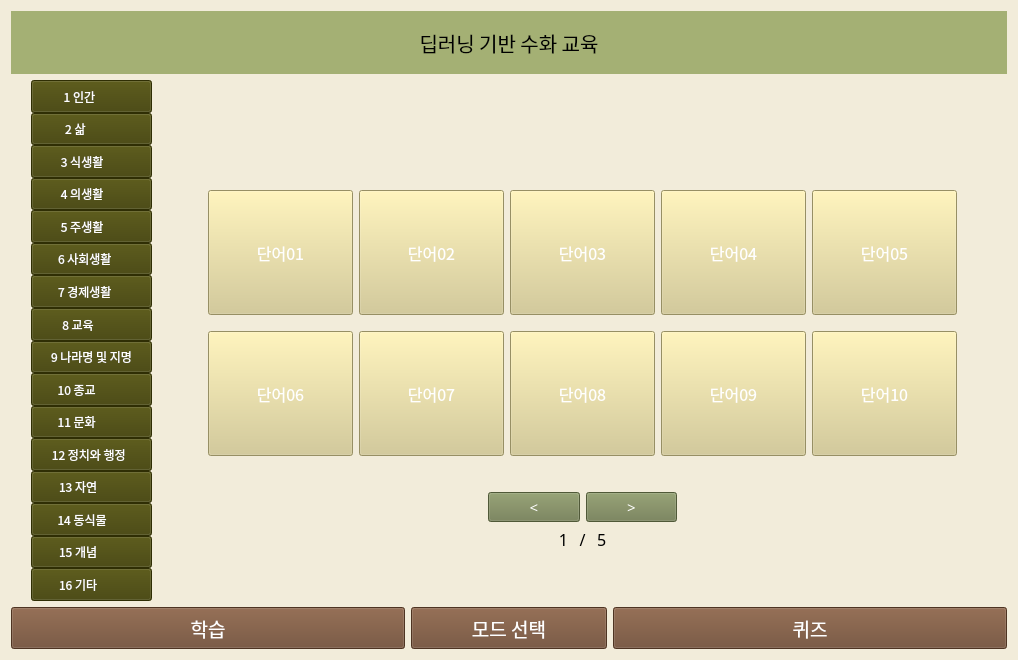
<?xml version="1.0" encoding="UTF-8"?>
<ui version="4.0">
 <class>Form</class>
 <widget class="QWidget" name="Form">
  <property name="geometry">
   <rect>
    <x>0</x>
    <y>0</y>
    <width>1018</width>
    <height>660</height>
   </rect>
  </property>
  <property name="windowTitle">
   <string>Form</string>
  </property>
  <property name="styleSheet">
   <string notr="true">background-color:rgb(242, 236, 218)</string>
  </property>
  <layout class="QGridLayout" name="gridLayout_2">
   <item row="0" column="0">
    <layout class="QGridLayout" name="gridLayout_3">
     <item row="0" column="0">
      <layout class="QGridLayout" name="gridLayout" rowstretch="0,3,25,2">
       <item row="1" column="0">
        <layout class="QHBoxLayout" name="horizontalLayout1">
         <item>
          <widget class="QLabel" name="label">
           <property name="font">
            <font>
             <family>한컴 윤고딕 240</family>
             <pointsize>15</pointsize>
            </font>
           </property>
           <property name="styleSheet">
            <string notr="true">background-color:rgb(164, 176, 116)</string>
           </property>
           <property name="text">
            <string>딥러닝 기반 수화 교육</string>
           </property>
           <property name="alignment">
            <set>Qt::AlignCenter</set>
           </property>
          </widget>
         </item>
        </layout>
       </item>
       <item row="2" column="0">
        <layout class="QHBoxLayout" name="horizontalLayout2" stretch="1,6">
         <item>
          <layout class="QVBoxLayout" name="verticalLayout">
           <property name="spacing">
            <number>0</number>
           </property>
           <property name="leftMargin">
            <number>20</number>
           </property>
           <item>
            <widget class="QPushButton" name="btn_cate01">
             <property name="sizePolicy">
              <sizepolicy hsizetype="Minimum" vsizetype="Expanding">
               <horstretch>0</horstretch>
               <verstretch>0</verstretch>
              </sizepolicy>
             </property>
             <property name="font">
              <font>
               <family>한컴 윤고딕 230</family>
              </font>
             </property>
             <property name="styleSheet">
              <string notr="true">QPushButton{
	color: white;
	background-color: rgb(66, 65, 6);
}

QPushButton:hover{
          color: rgb(66, 65, 6);
          background: transparent;
          border: 2px solid dark green;
          border-radius: 1px;
}</string>
             </property>
             <property name="text">
              <string>1 인간         </string>
             </property>
            </widget>
           </item>
           <item>
            <widget class="QPushButton" name="btn_cate02">
             <property name="sizePolicy">
              <sizepolicy hsizetype="Minimum" vsizetype="Expanding">
               <horstretch>0</horstretch>
               <verstretch>0</verstretch>
              </sizepolicy>
             </property>
             <property name="font">
              <font>
               <family>한컴 윤고딕 230</family>
              </font>
             </property>
             <property name="styleSheet">
              <string notr="true">QPushButton{
	color: white;
	background-color: rgb(66, 65, 6);
}

QPushButton:hover{
          color: rgb(66, 65, 6);
          background: transparent;
          border: 2px solid dark green;
          border-radius: 1px;
}</string>
             </property>
             <property name="text">
              <string>2 삶            </string>
             </property>
            </widget>
           </item>
           <item>
            <widget class="QPushButton" name="btn_cate03">
             <property name="sizePolicy">
              <sizepolicy hsizetype="Minimum" vsizetype="Expanding">
               <horstretch>0</horstretch>
               <verstretch>0</verstretch>
              </sizepolicy>
             </property>
             <property name="font">
              <font>
               <family>한컴 윤고딕 230</family>
              </font>
             </property>
             <property name="styleSheet">
              <string notr="true">QPushButton{
	color: white;
	background-color: rgb(66, 65, 6);
}

QPushButton:hover{
          color: rgb(66, 65, 6);
          background: transparent;
          border: 2px solid dark green;
          border-radius: 1px;
}</string>
             </property>
             <property name="text">
              <string>3 식생활       </string>
             </property>
            </widget>
           </item>
           <item>
            <widget class="QPushButton" name="btn_cate04">
             <property name="sizePolicy">
              <sizepolicy hsizetype="Minimum" vsizetype="Expanding">
               <horstretch>0</horstretch>
               <verstretch>0</verstretch>
              </sizepolicy>
             </property>
             <property name="font">
              <font>
               <family>한컴 윤고딕 230</family>
              </font>
             </property>
             <property name="styleSheet">
              <string notr="true">QPushButton{
	color: white;
	background-color: rgb(66, 65, 6);
}

QPushButton:hover{
          color: rgb(66, 65, 6);
          background: transparent;
          border: 2px solid dark green;
          border-radius: 1px;
}</string>
             </property>
             <property name="text">
              <string>4 의생활       </string>
             </property>
            </widget>
           </item>
           <item>
            <widget class="QPushButton" name="btn_cate05">
             <property name="sizePolicy">
              <sizepolicy hsizetype="Minimum" vsizetype="Expanding">
               <horstretch>0</horstretch>
               <verstretch>0</verstretch>
              </sizepolicy>
             </property>
             <property name="font">
              <font>
               <family>한컴 윤고딕 230</family>
              </font>
             </property>
             <property name="styleSheet">
              <string notr="true">QPushButton{
	color: white;
	background-color: rgb(66, 65, 6);
}

QPushButton:hover{
          color: rgb(66, 65, 6);
          background: transparent;
          border: 2px solid dark green;
          border-radius: 1px;
}</string>
             </property>
             <property name="text">
              <string>5 주생활       </string>
             </property>
            </widget>
           </item>
           <item>
            <widget class="QPushButton" name="btn_cate06">
             <property name="sizePolicy">
              <sizepolicy hsizetype="Minimum" vsizetype="Expanding">
               <horstretch>0</horstretch>
               <verstretch>0</verstretch>
              </sizepolicy>
             </property>
             <property name="font">
              <font>
               <family>한컴 윤고딕 230</family>
              </font>
             </property>
             <property name="styleSheet">
              <string notr="true">QPushButton{
	color: white;
	background-color: rgb(66, 65, 6);
}

QPushButton:hover{
          color: rgb(66, 65, 6);
          background: transparent;
          border: 2px solid dark green;
          border-radius: 1px;
}</string>
             </property>
             <property name="text">
              <string>6 사회생활     </string>
             </property>
            </widget>
           </item>
           <item>
            <widget class="QPushButton" name="btn_cate07">
             <property name="sizePolicy">
              <sizepolicy hsizetype="Minimum" vsizetype="Expanding">
               <horstretch>0</horstretch>
               <verstretch>0</verstretch>
              </sizepolicy>
             </property>
             <property name="font">
              <font>
               <family>한컴 윤고딕 230</family>
              </font>
             </property>
             <property name="styleSheet">
              <string notr="true">QPushButton{
	color: white;
	background-color: rgb(66, 65, 6);
}

QPushButton:hover{
          color: rgb(66, 65, 6);
          background: transparent;
          border: 2px solid dark green;
          border-radius: 1px;
}</string>
             </property>
             <property name="text">
              <string>7 경제생활     </string>
             </property>
            </widget>
           </item>
           <item>
            <widget class="QPushButton" name="btn_cate08">
             <property name="sizePolicy">
              <sizepolicy hsizetype="Minimum" vsizetype="Expanding">
               <horstretch>0</horstretch>
               <verstretch>0</verstretch>
              </sizepolicy>
             </property>
             <property name="font">
              <font>
               <family>한컴 윤고딕 230</family>
              </font>
             </property>
             <property name="styleSheet">
              <string notr="true">QPushButton{
	color: white;
	background-color: rgb(66, 65, 6);
}

QPushButton:hover{
          color: rgb(66, 65, 6);
          background: transparent;
          border: 2px solid dark green;
          border-radius: 1px;
}</string>
             </property>
             <property name="text">
              <string>8 교육          </string>
             </property>
            </widget>
           </item>
           <item>
            <widget class="QPushButton" name="btn_cate09">
             <property name="sizePolicy">
              <sizepolicy hsizetype="Minimum" vsizetype="Expanding">
               <horstretch>0</horstretch>
               <verstretch>0</verstretch>
              </sizepolicy>
             </property>
             <property name="font">
              <font>
               <family>한컴 윤고딕 230</family>
              </font>
             </property>
             <property name="styleSheet">
              <string notr="true">QPushButton{
	color: white;
	background-color: rgb(66, 65, 6);
}

QPushButton:hover{
          color: rgb(66, 65, 6);
          background: transparent;
          border: 2px solid dark green;
          border-radius: 1px;
}</string>
             </property>
             <property name="text">
              <string>9 나라명 및 지명</string>
             </property>
            </widget>
           </item>
           <item>
            <widget class="QPushButton" name="btn_cate10">
             <property name="sizePolicy">
              <sizepolicy hsizetype="Minimum" vsizetype="Expanding">
               <horstretch>0</horstretch>
               <verstretch>0</verstretch>
              </sizepolicy>
             </property>
             <property name="font">
              <font>
               <family>한컴 윤고딕 230</family>
              </font>
             </property>
             <property name="styleSheet">
              <string notr="true">QPushButton{
	color: white;
	background-color: rgb(66, 65, 6);
}

QPushButton:hover{
          color: rgb(66, 65, 6);
          background: transparent;
          border: 2px solid dark green;
          border-radius: 1px;
}</string>
             </property>
             <property name="text">
              <string>10 종교           </string>
             </property>
            </widget>
           </item>
           <item>
            <widget class="QPushButton" name="btn_cate11">
             <property name="sizePolicy">
              <sizepolicy hsizetype="Minimum" vsizetype="Expanding">
               <horstretch>0</horstretch>
               <verstretch>0</verstretch>
              </sizepolicy>
             </property>
             <property name="font">
              <font>
               <family>한컴 윤고딕 230</family>
              </font>
             </property>
             <property name="styleSheet">
              <string notr="true">QPushButton{
	color: white;
	background-color: rgb(66, 65, 6);
}

QPushButton:hover{
          color: rgb(66, 65, 6);
          background: transparent;
          border: 2px solid dark green;
          border-radius: 1px;
}</string>
             </property>
             <property name="text">
              <string>11 문화           </string>
             </property>
            </widget>
           </item>
           <item>
            <widget class="QPushButton" name="btn_cate12">
             <property name="sizePolicy">
              <sizepolicy hsizetype="Minimum" vsizetype="Expanding">
               <horstretch>0</horstretch>
               <verstretch>0</verstretch>
              </sizepolicy>
             </property>
             <property name="font">
              <font>
               <family>한컴 윤고딕 230</family>
              </font>
             </property>
             <property name="styleSheet">
              <string notr="true">QPushButton{
	color: white;
	background-color: rgb(66, 65, 6);
}

QPushButton:hover{
          color: rgb(66, 65, 6);
          background: transparent;
          border: 2px solid dark green;
          border-radius: 1px;
}</string>
             </property>
             <property name="text">
              <string>12 정치와 행정  </string>
             </property>
            </widget>
           </item>
           <item>
            <widget class="QPushButton" name="btn_cate13">
             <property name="sizePolicy">
              <sizepolicy hsizetype="Minimum" vsizetype="Expanding">
               <horstretch>0</horstretch>
               <verstretch>0</verstretch>
              </sizepolicy>
             </property>
             <property name="font">
              <font>
               <family>한컴 윤고딕 230</family>
              </font>
             </property>
             <property name="styleSheet">
              <string notr="true">QPushButton{
	color: white;
	background-color: rgb(66, 65, 6);
}

QPushButton:hover{
          color: rgb(66, 65, 6);
          background: transparent;
          border: 2px solid dark green;
          border-radius: 1px;
}</string>
             </property>
             <property name="text">
              <string>13 자연          </string>
             </property>
            </widget>
           </item>
           <item>
            <widget class="QPushButton" name="btn_cate14">
             <property name="sizePolicy">
              <sizepolicy hsizetype="Minimum" vsizetype="Expanding">
               <horstretch>0</horstretch>
               <verstretch>0</verstretch>
              </sizepolicy>
             </property>
             <property name="font">
              <font>
               <family>한컴 윤고딕 230</family>
              </font>
             </property>
             <property name="styleSheet">
              <string notr="true">QPushButton{
	color: white;
	background-color: rgb(66, 65, 6);
}

QPushButton:hover{
          color: rgb(66, 65, 6);
          background: transparent;
          border: 2px solid dark green;
          border-radius: 1px;
}</string>
             </property>
             <property name="text">
              <string>14 동식물       </string>
             </property>
            </widget>
           </item>
           <item>
            <widget class="QPushButton" name="btn_cate15">
             <property name="sizePolicy">
              <sizepolicy hsizetype="Minimum" vsizetype="Expanding">
               <horstretch>0</horstretch>
               <verstretch>0</verstretch>
              </sizepolicy>
             </property>
             <property name="font">
              <font>
               <family>한컴 윤고딕 230</family>
              </font>
             </property>
             <property name="styleSheet">
              <string notr="true">QPushButton{
	color: white;
	background-color: rgb(66, 65, 6);
}

QPushButton:hover{
          color: rgb(66, 65, 6);
          background: transparent;
          border: 2px solid dark green;
          border-radius: 1px;
}</string>
             </property>
             <property name="text">
              <string>15 개념          </string>
             </property>
            </widget>
           </item>
           <item>
            <widget class="QPushButton" name="btn_cate16">
             <property name="sizePolicy">
              <sizepolicy hsizetype="Minimum" vsizetype="Expanding">
               <horstretch>0</horstretch>
               <verstretch>0</verstretch>
              </sizepolicy>
             </property>
             <property name="font">
              <font>
               <family>한컴 윤고딕 230</family>
              </font>
             </property>
             <property name="styleSheet">
              <string notr="true">QPushButton{
	color: white;
	background-color: rgb(66, 65, 6);
}

QPushButton:hover{
          color: rgb(66, 65, 6);
          background: transparent;
          border: 2px solid dark green;
          border-radius: 1px;
}</string>
             </property>
             <property name="text">
              <string>16 기타          </string>
             </property>
            </widget>
           </item>
          </layout>
         </item>
         <item>
          <layout class="QVBoxLayout" name="verticalLayout_2" stretch="8,8,1,1">
           <property name="topMargin">
            <number>80</number>
           </property>
           <property name="bottomMargin">
            <number>50</number>
           </property>
           <item>
            <layout class="QHBoxLayout" name="horizontalLayout" stretch="1,1,1,1,1">
             <property name="leftMargin">
              <number>50</number>
             </property>
             <property name="topMargin">
              <number>30</number>
             </property>
             <property name="rightMargin">
              <number>50</number>
             </property>
             <property name="bottomMargin">
              <number>5</number>
             </property>
             <item>
              <widget class="QPushButton" name="btn_word01">
               <property name="sizePolicy">
                <sizepolicy hsizetype="MinimumExpanding" vsizetype="MinimumExpanding">
                 <horstretch>0</horstretch>
                 <verstretch>0</verstretch>
                </sizepolicy>
               </property>
               <property name="font">
                <font>
                 <family>한컴 윤고딕 230</family>
                 <pointsize>12</pointsize>
                </font>
               </property>
               <property name="styleSheet">
                <string notr="true">QPushButton{
	color: white;
	background-color: rgb(212, 200, 140)
}

QPushButton:hover{
          color: rgb(118, 111, 78);
          background: transparent;
          border: 2px solid dark yellow;
          border-radius: 1px;
}</string>
               </property>
               <property name="text">
                <string>단어01</string>
               </property>
              </widget>
             </item>
             <item>
              <widget class="QPushButton" name="btn_word02">
               <property name="sizePolicy">
                <sizepolicy hsizetype="MinimumExpanding" vsizetype="MinimumExpanding">
                 <horstretch>0</horstretch>
                 <verstretch>0</verstretch>
                </sizepolicy>
               </property>
               <property name="font">
                <font>
                 <family>한컴 윤고딕 230</family>
                 <pointsize>12</pointsize>
                </font>
               </property>
               <property name="styleSheet">
                <string notr="true">QPushButton{
	color: white;
	background-color: rgb(212, 200, 140)
}

QPushButton:hover{
          color: rgb(118, 111, 78);
          background: transparent;
          border: 2px solid dark yellow;
          border-radius: 1px;
}</string>
               </property>
               <property name="text">
                <string>단어02</string>
               </property>
              </widget>
             </item>
             <item>
              <widget class="QPushButton" name="btn_word03">
               <property name="sizePolicy">
                <sizepolicy hsizetype="MinimumExpanding" vsizetype="MinimumExpanding">
                 <horstretch>0</horstretch>
                 <verstretch>0</verstretch>
                </sizepolicy>
               </property>
               <property name="font">
                <font>
                 <family>한컴 윤고딕 230</family>
                 <pointsize>12</pointsize>
                </font>
               </property>
               <property name="styleSheet">
                <string notr="true">QPushButton{
	color: white;
	background-color: rgb(212, 200, 140)
}

QPushButton:hover{
          color: rgb(118, 111, 78);
          background: transparent;
          border: 2px solid dark yellow;
          border-radius: 1px;
}</string>
               </property>
               <property name="text">
                <string>단어03</string>
               </property>
              </widget>
             </item>
             <item>
              <widget class="QPushButton" name="btn_word04">
               <property name="sizePolicy">
                <sizepolicy hsizetype="MinimumExpanding" vsizetype="MinimumExpanding">
                 <horstretch>0</horstretch>
                 <verstretch>0</verstretch>
                </sizepolicy>
               </property>
               <property name="font">
                <font>
                 <family>한컴 윤고딕 230</family>
                 <pointsize>12</pointsize>
                </font>
               </property>
               <property name="styleSheet">
                <string notr="true">QPushButton{
	color: white;
	background-color: rgb(212, 200, 140)
}

QPushButton:hover{
          color: rgb(118, 111, 78);
          background: transparent;
          border: 2px solid dark yellow;
          border-radius: 1px;
}</string>
               </property>
               <property name="text">
                <string>단어04</string>
               </property>
              </widget>
             </item>
             <item>
              <widget class="QPushButton" name="btn_word05">
               <property name="sizePolicy">
                <sizepolicy hsizetype="MinimumExpanding" vsizetype="MinimumExpanding">
                 <horstretch>0</horstretch>
                 <verstretch>0</verstretch>
                </sizepolicy>
               </property>
               <property name="font">
                <font>
                 <family>한컴 윤고딕 230</family>
                 <pointsize>12</pointsize>
                </font>
               </property>
               <property name="styleSheet">
                <string notr="true">QPushButton{
	color: white;
	background-color: rgb(212, 200, 140)
}

QPushButton:hover{
          color: rgb(118, 111, 78);
          background: transparent;
          border: 2px solid dark yellow;
          border-radius: 1px;
}</string>
               </property>
               <property name="text">
                <string>단어05</string>
               </property>
              </widget>
             </item>
            </layout>
           </item>
           <item>
            <layout class="QHBoxLayout" name="horizontalLayout_2" stretch="1,1,1,1,1">
             <property name="leftMargin">
              <number>50</number>
             </property>
             <property name="topMargin">
              <number>5</number>
             </property>
             <property name="rightMargin">
              <number>50</number>
             </property>
             <property name="bottomMargin">
              <number>30</number>
             </property>
             <item>
              <widget class="QPushButton" name="btn_word06">
               <property name="sizePolicy">
                <sizepolicy hsizetype="MinimumExpanding" vsizetype="MinimumExpanding">
                 <horstretch>0</horstretch>
                 <verstretch>0</verstretch>
                </sizepolicy>
               </property>
               <property name="font">
                <font>
                 <family>한컴 윤고딕 230</family>
                 <pointsize>12</pointsize>
                </font>
               </property>
               <property name="styleSheet">
                <string notr="true">QPushButton{
	color: white;
	background-color: rgb(212, 200, 140)
}

QPushButton:hover{
          color: rgb(118, 111, 78);
          background: transparent;
          border: 2px solid dark yellow;
          border-radius: 1px;
}</string>
               </property>
               <property name="text">
                <string>단어06</string>
               </property>
              </widget>
             </item>
             <item>
              <widget class="QPushButton" name="btn_word07">
               <property name="sizePolicy">
                <sizepolicy hsizetype="MinimumExpanding" vsizetype="MinimumExpanding">
                 <horstretch>0</horstretch>
                 <verstretch>0</verstretch>
                </sizepolicy>
               </property>
               <property name="font">
                <font>
                 <family>한컴 윤고딕 230</family>
                 <pointsize>12</pointsize>
                </font>
               </property>
               <property name="styleSheet">
                <string notr="true">QPushButton{
	color: white;
	background-color: rgb(212, 200, 140)
}

QPushButton:hover{
          color: rgb(118, 111, 78);
          background: transparent;
          border: 2px solid dark yellow;
          border-radius: 1px;
}</string>
               </property>
               <property name="text">
                <string>단어07</string>
               </property>
              </widget>
             </item>
             <item>
              <widget class="QPushButton" name="btn_word08">
               <property name="sizePolicy">
                <sizepolicy hsizetype="MinimumExpanding" vsizetype="MinimumExpanding">
                 <horstretch>0</horstretch>
                 <verstretch>0</verstretch>
                </sizepolicy>
               </property>
               <property name="font">
                <font>
                 <family>한컴 윤고딕 230</family>
                 <pointsize>12</pointsize>
                </font>
               </property>
               <property name="styleSheet">
                <string notr="true">QPushButton{
	color: white;
	background-color: rgb(212, 200, 140)
}

QPushButton:hover{
          color: rgb(118, 111, 78);
          background: transparent;
          border: 2px solid dark yellow;
          border-radius: 1px;
}</string>
               </property>
               <property name="text">
                <string>단어08</string>
               </property>
              </widget>
             </item>
             <item>
              <widget class="QPushButton" name="btn_word09">
               <property name="sizePolicy">
                <sizepolicy hsizetype="MinimumExpanding" vsizetype="MinimumExpanding">
                 <horstretch>0</horstretch>
                 <verstretch>0</verstretch>
                </sizepolicy>
               </property>
               <property name="font">
                <font>
                 <family>한컴 윤고딕 230</family>
                 <pointsize>12</pointsize>
                </font>
               </property>
               <property name="styleSheet">
                <string notr="true">QPushButton{
	color: white;
	background-color: rgb(212, 200, 140)
}

QPushButton:hover{
          color: rgb(118, 111, 78);
          background: transparent;
          border: 2px solid dark yellow;
          border-radius: 1px;
}</string>
               </property>
               <property name="text">
                <string>단어09</string>
               </property>
              </widget>
             </item>
             <item>
              <widget class="QPushButton" name="btn_word10">
               <property name="sizePolicy">
                <sizepolicy hsizetype="MinimumExpanding" vsizetype="MinimumExpanding">
                 <horstretch>0</horstretch>
                 <verstretch>0</verstretch>
                </sizepolicy>
               </property>
               <property name="font">
                <font>
                 <family>한컴 윤고딕 230</family>
                 <pointsize>12</pointsize>
                </font>
               </property>
               <property name="styleSheet">
                <string notr="true">QPushButton{
	color: white;
	background-color: rgb(212, 200, 140)
}

QPushButton:hover{
          color: rgb(118, 111, 78);
          background: transparent;
          border: 2px solid dark yellow;
          border-radius: 1px;
}</string>
               </property>
               <property name="text">
                <string>단어10</string>
               </property>
              </widget>
             </item>
            </layout>
           </item>
           <item>
            <layout class="QHBoxLayout" name="horizontalLayout_3">
             <property name="leftMargin">
              <number>330</number>
             </property>
             <property name="rightMargin">
              <number>330</number>
             </property>
             <item>
              <widget class="QPushButton" name="btn_prev">
               <property name="sizePolicy">
                <sizepolicy hsizetype="MinimumExpanding" vsizetype="MinimumExpanding">
                 <horstretch>0</horstretch>
                 <verstretch>0</verstretch>
                </sizepolicy>
               </property>
               <property name="font">
                <font>
                 <family>한컴 윤고딕 230</family>
                 <pointsize>11</pointsize>
                </font>
               </property>
               <property name="styleSheet">
                <string notr="true">QPushButton{
	color: white;
	background-color: rgb(112, 124, 79);
}

QPushButton:hover{
          color: rgb(66, 65, 6);
          background: transparent;
          border: 2px solid dark green;
          border-radius: 1px;
}</string>
               </property>
               <property name="text">
                <string>&lt;</string>
               </property>
              </widget>
             </item>
             <item>
              <widget class="QPushButton" name="btn_next">
               <property name="sizePolicy">
                <sizepolicy hsizetype="MinimumExpanding" vsizetype="MinimumExpanding">
                 <horstretch>0</horstretch>
                 <verstretch>0</verstretch>
                </sizepolicy>
               </property>
               <property name="font">
                <font>
                 <family>한컴 윤고딕 230</family>
                 <pointsize>11</pointsize>
                </font>
               </property>
               <property name="styleSheet">
                <string notr="true">QPushButton{
	color: white;
	background-color: rgb(112, 124, 79);
}

QPushButton:hover{
          color: rgb(66, 65, 6);
          background: transparent;
          border: 2px solid dark green;
          border-radius: 1px;
}</string>
               </property>
               <property name="text">
                <string>&gt;</string>
               </property>
              </widget>
             </item>
            </layout>
           </item>
           <item>
            <layout class="QHBoxLayout" name="horizontalLayout_4" stretch="1,1,1">
             <property name="spacing">
              <number>0</number>
             </property>
             <property name="leftMargin">
              <number>380</number>
             </property>
             <property name="rightMargin">
              <number>380</number>
             </property>
             <item>
              <widget class="QLabel" name="label_page">
               <property name="font">
                <font>
                 <family>한컴 윤고딕 230</family>
                 <pointsize>12</pointsize>
                </font>
               </property>
               <property name="text">
                <string>1</string>
               </property>
               <property name="alignment">
                <set>Qt::AlignRight|Qt::AlignTrailing|Qt::AlignVCenter</set>
               </property>
              </widget>
             </item>
             <item>
              <widget class="QLabel" name="label_2">
               <property name="font">
                <font>
                 <family>한컴 윤고딕 230</family>
                 <pointsize>12</pointsize>
                </font>
               </property>
               <property name="text">
                <string>/</string>
               </property>
               <property name="alignment">
                <set>Qt::AlignCenter</set>
               </property>
              </widget>
             </item>
             <item>
              <widget class="QLabel" name="label_page_cate">
               <property name="font">
                <font>
                 <family>한컴 윤고딕 230</family>
                 <pointsize>12</pointsize>
                </font>
               </property>
               <property name="text">
                <string>5</string>
               </property>
               <property name="alignment">
                <set>Qt::AlignLeading|Qt::AlignLeft|Qt::AlignVCenter</set>
               </property>
              </widget>
             </item>
            </layout>
           </item>
          </layout>
         </item>
        </layout>
       </item>
       <item row="3" column="0">
        <layout class="QHBoxLayout" name="horizontalLayout3" stretch="2,1,2">
         <item>
          <widget class="QPushButton" name="btn_learn">
           <property name="sizePolicy">
            <sizepolicy hsizetype="Minimum" vsizetype="Minimum">
             <horstretch>0</horstretch>
             <verstretch>0</verstretch>
            </sizepolicy>
           </property>
           <property name="font">
            <font>
             <family>한컴 윤고딕 230</family>
             <pointsize>14</pointsize>
            </font>
           </property>
           <property name="styleSheet">
            <string notr="true">QPushButton{
	color: white;
	background-color: rgb(109, 73, 48);
}

QPushButton:hover{
          color: rgb(109, 73, 48);
          background: transparent;
          border: 2px solid brown;
          border-radius: 1px;
}</string>
           </property>
           <property name="text">
            <string>학습</string>
           </property>
          </widget>
         </item>
         <item>
          <widget class="QPushButton" name="btn_mode">
           <property name="sizePolicy">
            <sizepolicy hsizetype="Minimum" vsizetype="Minimum">
             <horstretch>0</horstretch>
             <verstretch>0</verstretch>
            </sizepolicy>
           </property>
           <property name="font">
            <font>
             <family>한컴 윤고딕 230</family>
             <pointsize>14</pointsize>
            </font>
           </property>
           <property name="styleSheet">
            <string notr="true">QPushButton{
	color: white;
	background-color: rgb(109, 73, 48);
}

QPushButton:hover{
          color: rgb(109, 73, 48);
          background: transparent;
          border: 2px solid brown;
          border-radius: 1px;
}</string>
           </property>
           <property name="text">
            <string>모드 선택</string>
           </property>
          </widget>
         </item>
         <item>
          <widget class="QPushButton" name="btn_quiz">
           <property name="sizePolicy">
            <sizepolicy hsizetype="Minimum" vsizetype="Minimum">
             <horstretch>0</horstretch>
             <verstretch>0</verstretch>
            </sizepolicy>
           </property>
           <property name="palette">
            <palette>
             <active>
              <colorrole role="WindowText">
               <brush brushstyle="SolidPattern">
                <color alpha="255">
                 <red>255</red>
                 <green>255</green>
                 <blue>255</blue>
                </color>
               </brush>
              </colorrole>
              <colorrole role="Button">
               <brush brushstyle="SolidPattern">
                <color alpha="255">
                 <red>109</red>
                 <green>73</green>
                 <blue>48</blue>
                </color>
               </brush>
              </colorrole>
              <colorrole role="Text">
               <brush brushstyle="SolidPattern">
                <color alpha="255">
                 <red>255</red>
                 <green>255</green>
                 <blue>255</blue>
                </color>
               </brush>
              </colorrole>
              <colorrole role="ButtonText">
               <brush brushstyle="SolidPattern">
                <color alpha="255">
                 <red>255</red>
                 <green>255</green>
                 <blue>255</blue>
                </color>
               </brush>
              </colorrole>
              <colorrole role="Base">
               <brush brushstyle="SolidPattern">
                <color alpha="255">
                 <red>109</red>
                 <green>73</green>
                 <blue>48</blue>
                </color>
               </brush>
              </colorrole>
              <colorrole role="Window">
               <brush brushstyle="SolidPattern">
                <color alpha="255">
                 <red>109</red>
                 <green>73</green>
                 <blue>48</blue>
                </color>
               </brush>
              </colorrole>
             </active>
             <inactive>
              <colorrole role="WindowText">
               <brush brushstyle="SolidPattern">
                <color alpha="255">
                 <red>255</red>
                 <green>255</green>
                 <blue>255</blue>
                </color>
               </brush>
              </colorrole>
              <colorrole role="Button">
               <brush brushstyle="SolidPattern">
                <color alpha="255">
                 <red>109</red>
                 <green>73</green>
                 <blue>48</blue>
                </color>
               </brush>
              </colorrole>
              <colorrole role="Text">
               <brush brushstyle="SolidPattern">
                <color alpha="255">
                 <red>255</red>
                 <green>255</green>
                 <blue>255</blue>
                </color>
               </brush>
              </colorrole>
              <colorrole role="ButtonText">
               <brush brushstyle="SolidPattern">
                <color alpha="255">
                 <red>255</red>
                 <green>255</green>
                 <blue>255</blue>
                </color>
               </brush>
              </colorrole>
              <colorrole role="Base">
               <brush brushstyle="SolidPattern">
                <color alpha="255">
                 <red>109</red>
                 <green>73</green>
                 <blue>48</blue>
                </color>
               </brush>
              </colorrole>
              <colorrole role="Window">
               <brush brushstyle="SolidPattern">
                <color alpha="255">
                 <red>109</red>
                 <green>73</green>
                 <blue>48</blue>
                </color>
               </brush>
              </colorrole>
             </inactive>
             <disabled>
              <colorrole role="WindowText">
               <brush brushstyle="SolidPattern">
                <color alpha="255">
                 <red>255</red>
                 <green>255</green>
                 <blue>255</blue>
                </color>
               </brush>
              </colorrole>
              <colorrole role="Button">
               <brush brushstyle="SolidPattern">
                <color alpha="255">
                 <red>109</red>
                 <green>73</green>
                 <blue>48</blue>
                </color>
               </brush>
              </colorrole>
              <colorrole role="Text">
               <brush brushstyle="SolidPattern">
                <color alpha="255">
                 <red>255</red>
                 <green>255</green>
                 <blue>255</blue>
                </color>
               </brush>
              </colorrole>
              <colorrole role="ButtonText">
               <brush brushstyle="SolidPattern">
                <color alpha="255">
                 <red>255</red>
                 <green>255</green>
                 <blue>255</blue>
                </color>
               </brush>
              </colorrole>
              <colorrole role="Base">
               <brush brushstyle="SolidPattern">
                <color alpha="255">
                 <red>109</red>
                 <green>73</green>
                 <blue>48</blue>
                </color>
               </brush>
              </colorrole>
              <colorrole role="Window">
               <brush brushstyle="SolidPattern">
                <color alpha="255">
                 <red>109</red>
                 <green>73</green>
                 <blue>48</blue>
                </color>
               </brush>
              </colorrole>
             </disabled>
            </palette>
           </property>
           <property name="font">
            <font>
             <family>한컴 윤고딕 230</family>
             <pointsize>14</pointsize>
            </font>
           </property>
           <property name="styleSheet">
            <string notr="true">QPushButton{
	color: white;
	background-color: rgb(109, 73, 48);
}

QPushButton:hover{
          color: rgb(109, 73, 48);
          background: transparent;
          border: 2px solid brown;
          border-radius: 1px;
}</string>
           </property>
           <property name="text">
            <string>퀴즈</string>
           </property>
          </widget>
         </item>
        </layout>
       </item>
      </layout>
     </item>
    </layout>
   </item>
  </layout>
 </widget>
 <resources/>
 <connections>
  <connection>
   <sender>btn_learn</sender>
   <signal>clicked()</signal>
   <receiver>Form</receiver>
   <slot>study_button_onClick()</slot>
   <hints>
    <hint type="sourcelabel">
     <x>222</x>
     <y>629</y>
    </hint>
    <hint type="destinationlabel">
     <x>222</x>
     <y>694</y>
    </hint>
   </hints>
  </connection>
  <connection>
   <sender>btn_mode</sender>
   <signal>clicked()</signal>
   <receiver>Form</receiver>
   <slot>mode_button_onClick()</slot>
   <hints>
    <hint type="sourcelabel">
     <x>522</x>
     <y>623</y>
    </hint>
    <hint type="destinationlabel">
     <x>522</x>
     <y>671</y>
    </hint>
   </hints>
  </connection>
  <connection>
   <sender>btn_quiz</sender>
   <signal>clicked()</signal>
   <receiver>Form</receiver>
   <slot>quiz_button_onClick()</slot>
   <hints>
    <hint type="sourcelabel">
     <x>751</x>
     <y>639</y>
    </hint>
    <hint type="destinationlabel">
     <x>751</x>
     <y>686</y>
    </hint>
   </hints>
  </connection>
  <connection>
   <sender>btn_cate01</sender>
   <signal>clicked()</signal>
   <receiver>Form</receiver>
   <slot>category_button_onClick()</slot>
   <hints>
    <hint type="sourcelabel">
     <x>58</x>
     <y>93</y>
    </hint>
    <hint type="destinationlabel">
     <x>-10</x>
     <y>93</y>
    </hint>
   </hints>
  </connection>
  <connection>
   <sender>btn_cate02</sender>
   <signal>clicked()</signal>
   <receiver>Form</receiver>
   <slot>category_button_onClick()</slot>
   <hints>
    <hint type="sourcelabel">
     <x>58</x>
     <y>114</y>
    </hint>
    <hint type="destinationlabel">
     <x>-29</x>
     <y>114</y>
    </hint>
   </hints>
  </connection>
  <connection>
   <sender>btn_cate03</sender>
   <signal>clicked()</signal>
   <receiver>Form</receiver>
   <slot>category_button_onClick()</slot>
   <hints>
    <hint type="sourcelabel">
     <x>98</x>
     <y>156</y>
    </hint>
    <hint type="destinationlabel">
     <x>-54</x>
     <y>156</y>
    </hint>
   </hints>
  </connection>
  <connection>
   <sender>btn_cate04</sender>
   <signal>clicked()</signal>
   <receiver>Form</receiver>
   <slot>category_button_onClick()</slot>
   <hints>
    <hint type="sourcelabel">
     <x>82</x>
     <y>196</y>
    </hint>
    <hint type="destinationlabel">
     <x>-53</x>
     <y>195</y>
    </hint>
   </hints>
  </connection>
  <connection>
   <sender>btn_cate05</sender>
   <signal>clicked()</signal>
   <receiver>Form</receiver>
   <slot>category_button_onClick()</slot>
   <hints>
    <hint type="sourcelabel">
     <x>88</x>
     <y>229</y>
    </hint>
    <hint type="destinationlabel">
     <x>-78</x>
     <y>227</y>
    </hint>
   </hints>
  </connection>
  <connection>
   <sender>btn_cate06</sender>
   <signal>clicked()</signal>
   <receiver>Form</receiver>
   <slot>category_button_onClick()</slot>
   <hints>
    <hint type="sourcelabel">
     <x>59</x>
     <y>256</y>
    </hint>
    <hint type="destinationlabel">
     <x>-78</x>
     <y>256</y>
    </hint>
   </hints>
  </connection>
  <connection>
   <sender>btn_cate07</sender>
   <signal>clicked()</signal>
   <receiver>Form</receiver>
   <slot>category_button_onClick()</slot>
   <hints>
    <hint type="sourcelabel">
     <x>50</x>
     <y>288</y>
    </hint>
    <hint type="destinationlabel">
     <x>-48</x>
     <y>288</y>
    </hint>
   </hints>
  </connection>
  <connection>
   <sender>btn_cate08</sender>
   <signal>clicked()</signal>
   <receiver>Form</receiver>
   <slot>category_button_onClick()</slot>
   <hints>
    <hint type="sourcelabel">
     <x>57</x>
     <y>324</y>
    </hint>
    <hint type="destinationlabel">
     <x>-75</x>
     <y>323</y>
    </hint>
   </hints>
  </connection>
  <connection>
   <sender>btn_cate09</sender>
   <signal>clicked()</signal>
   <receiver>Form</receiver>
   <slot>category_button_onClick()</slot>
   <hints>
    <hint type="sourcelabel">
     <x>42</x>
     <y>355</y>
    </hint>
    <hint type="destinationlabel">
     <x>-54</x>
     <y>355</y>
    </hint>
   </hints>
  </connection>
  <connection>
   <sender>btn_cate10</sender>
   <signal>clicked()</signal>
   <receiver>Form</receiver>
   <slot>category_button_onClick()</slot>
   <hints>
    <hint type="sourcelabel">
     <x>79</x>
     <y>390</y>
    </hint>
    <hint type="destinationlabel">
     <x>-94</x>
     <y>390</y>
    </hint>
   </hints>
  </connection>
  <connection>
   <sender>btn_cate11</sender>
   <signal>clicked()</signal>
   <receiver>Form</receiver>
   <slot>category_button_onClick()</slot>
   <hints>
    <hint type="sourcelabel">
     <x>80</x>
     <y>424</y>
    </hint>
    <hint type="destinationlabel">
     <x>-76</x>
     <y>422</y>
    </hint>
   </hints>
  </connection>
  <connection>
   <sender>btn_cate12</sender>
   <signal>clicked()</signal>
   <receiver>Form</receiver>
   <slot>category_button_onClick()</slot>
   <hints>
    <hint type="sourcelabel">
     <x>80</x>
     <y>459</y>
    </hint>
    <hint type="destinationlabel">
     <x>-99</x>
     <y>459</y>
    </hint>
   </hints>
  </connection>
  <connection>
   <sender>btn_cate13</sender>
   <signal>clicked()</signal>
   <receiver>Form</receiver>
   <slot>category_button_onClick()</slot>
   <hints>
    <hint type="sourcelabel">
     <x>94</x>
     <y>490</y>
    </hint>
    <hint type="destinationlabel">
     <x>-38</x>
     <y>489</y>
    </hint>
   </hints>
  </connection>
  <connection>
   <sender>btn_cate14</sender>
   <signal>clicked()</signal>
   <receiver>Form</receiver>
   <slot>category_button_onClick()</slot>
   <hints>
    <hint type="sourcelabel">
     <x>48</x>
     <y>521</y>
    </hint>
    <hint type="destinationlabel">
     <x>-90</x>
     <y>518</y>
    </hint>
   </hints>
  </connection>
  <connection>
   <sender>btn_cate15</sender>
   <signal>clicked()</signal>
   <receiver>Form</receiver>
   <slot>category_button_onClick()</slot>
   <hints>
    <hint type="sourcelabel">
     <x>52</x>
     <y>550</y>
    </hint>
    <hint type="destinationlabel">
     <x>-85</x>
     <y>551</y>
    </hint>
   </hints>
  </connection>
  <connection>
   <sender>btn_cate16</sender>
   <signal>clicked()</signal>
   <receiver>Form</receiver>
   <slot>category_button_onClick()</slot>
   <hints>
    <hint type="sourcelabel">
     <x>73</x>
     <y>590</y>
    </hint>
    <hint type="destinationlabel">
     <x>-82</x>
     <y>591</y>
    </hint>
   </hints>
  </connection>
  <connection>
   <sender>btn_next</sender>
   <signal>clicked()</signal>
   <receiver>Form</receiver>
   <slot>next_page_button_onClick()</slot>
   <hints>
    <hint type="sourcelabel">
     <x>642</x>
     <y>519</y>
    </hint>
    <hint type="destinationlabel">
     <x>642</x>
     <y>755</y>
    </hint>
   </hints>
  </connection>
  <connection>
   <sender>btn_prev</sender>
   <signal>clicked()</signal>
   <receiver>Form</receiver>
   <slot>prev_page_button_onClick()</slot>
   <hints>
    <hint type="sourcelabel">
     <x>530</x>
     <y>516</y>
    </hint>
    <hint type="destinationlabel">
     <x>531</x>
     <y>730</y>
    </hint>
   </hints>
  </connection>
 </connections>
 <slots>
  <slot>study_button_onClick()</slot>
  <slot>mode_button_onClick()</slot>
  <slot>quiz_button_onClick()</slot>
  <slot>word_button_onClick()</slot>
  <slot>category_button_onClick()</slot>
  <slot>next_page_button_onClick()</slot>
  <slot>prev_page_button_onClick()</slot>
 </slots>
</ui>
